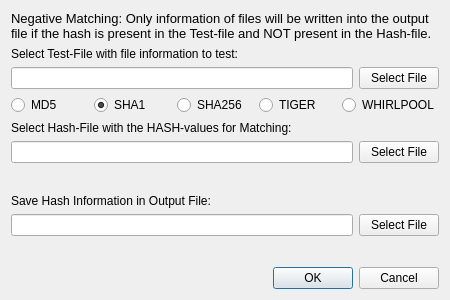
<?xml version="1.0" encoding="UTF-8"?>
<ui version="4.0">
 <class>DialogNegativeHashing</class>
 <widget class="QDialog" name="DialogNegativeHashing">
  <property name="geometry">
   <rect>
    <x>0</x>
    <y>0</y>
    <width>450</width>
    <height>300</height>
   </rect>
  </property>
  <property name="windowTitle">
   <string>Negative Hashing</string>
  </property>
  <layout class="QVBoxLayout" name="verticalLayout">
   <item>
    <widget class="QLabel" name="label_4">
     <property name="font">
      <font>
       <pointsize>10</pointsize>
       <weight>50</weight>
       <bold>false</bold>
      </font>
     </property>
     <property name="text">
      <string>Negative Matching: Only information of files will be written into the output file if the hash is present in the Test-file and NOT present in the Hash-file.</string>
     </property>
     <property name="wordWrap">
      <bool>true</bool>
     </property>
    </widget>
   </item>
   <item>
    <widget class="QLabel" name="label_2">
     <property name="text">
      <string>Select Test-File with file information to test:</string>
     </property>
    </widget>
   </item>
   <item>
    <layout class="QHBoxLayout" name="horizontalLayout_2">
     <item>
      <widget class="QLineEdit" name="lineEditLoadFile"/>
     </item>
     <item>
      <widget class="QPushButton" name="pushButtonLoadFile">
       <property name="text">
        <string>Select File</string>
       </property>
      </widget>
     </item>
    </layout>
   </item>
   <item>
    <layout class="QHBoxLayout" name="horizontalLayout">
     <item>
      <widget class="QRadioButton" name="radioMD5">
       <property name="text">
        <string>MD5</string>
       </property>
      </widget>
     </item>
     <item>
      <widget class="QRadioButton" name="radioSHA1">
       <property name="text">
        <string>SHA1</string>
       </property>
       <property name="checked">
        <bool>true</bool>
       </property>
      </widget>
     </item>
     <item>
      <widget class="QRadioButton" name="radioSHA256">
       <property name="text">
        <string>SHA256</string>
       </property>
      </widget>
     </item>
     <item>
      <widget class="QRadioButton" name="radioTIGER">
       <property name="text">
        <string>TIGER</string>
       </property>
      </widget>
     </item>
     <item>
      <widget class="QRadioButton" name="radioWHIRLPOOL">
       <property name="text">
        <string>WHIRLPOOL</string>
       </property>
      </widget>
     </item>
    </layout>
   </item>
   <item>
    <widget class="QLabel" name="label">
     <property name="text">
      <string>Select Hash-File with the HASH-values for Matching:</string>
     </property>
    </widget>
   </item>
   <item>
    <layout class="QHBoxLayout" name="horizontalLayout_3">
     <item>
      <widget class="QLineEdit" name="lineEditLoadHash"/>
     </item>
     <item>
      <widget class="QPushButton" name="pushButtonLoadHash">
       <property name="text">
        <string>Select File</string>
       </property>
      </widget>
     </item>
    </layout>
   </item>
   <item>
    <spacer name="verticalSpacer_2">
     <property name="orientation">
      <enum>Qt::Vertical</enum>
     </property>
     <property name="sizeHint" stdset="0">
      <size>
       <width>20</width>
       <height>40</height>
      </size>
     </property>
    </spacer>
   </item>
   <item>
    <widget class="QLabel" name="label_3">
     <property name="text">
      <string>Save Hash Information in Output File:</string>
     </property>
    </widget>
   </item>
   <item>
    <layout class="QHBoxLayout" name="horizontalLayout_4">
     <item>
      <widget class="QLineEdit" name="lineEditSaveFile"/>
     </item>
     <item>
      <widget class="QPushButton" name="pushButtonSaveFile">
       <property name="text">
        <string>Select File</string>
       </property>
      </widget>
     </item>
    </layout>
   </item>
   <item>
    <spacer name="verticalSpacer">
     <property name="orientation">
      <enum>Qt::Vertical</enum>
     </property>
     <property name="sizeHint" stdset="0">
      <size>
       <width>20</width>
       <height>40</height>
      </size>
     </property>
    </spacer>
   </item>
   <item>
    <widget class="QDialogButtonBox" name="buttonBox">
     <property name="orientation">
      <enum>Qt::Horizontal</enum>
     </property>
     <property name="standardButtons">
      <set>QDialogButtonBox::Cancel|QDialogButtonBox::Ok</set>
     </property>
    </widget>
   </item>
  </layout>
 </widget>
 <resources/>
 <connections>
  <connection>
   <sender>buttonBox</sender>
   <signal>accepted()</signal>
   <receiver>DialogNegativeHashing</receiver>
   <slot>accept()</slot>
   <hints>
    <hint type="sourcelabel">
     <x>248</x>
     <y>254</y>
    </hint>
    <hint type="destinationlabel">
     <x>157</x>
     <y>274</y>
    </hint>
   </hints>
  </connection>
  <connection>
   <sender>buttonBox</sender>
   <signal>rejected()</signal>
   <receiver>DialogNegativeHashing</receiver>
   <slot>reject()</slot>
   <hints>
    <hint type="sourcelabel">
     <x>316</x>
     <y>260</y>
    </hint>
    <hint type="destinationlabel">
     <x>286</x>
     <y>274</y>
    </hint>
   </hints>
  </connection>
 </connections>
</ui>
